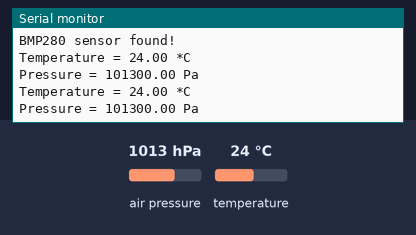
This sketch was run on a simulated Arduino Uno, built with avr-gcc and run on an emulated ATmega328P. Shown: the last lines printed to the serial monitor. Inputs (shaded band) come from the test bench; at power-on: air pressure 1013 hPa, temperature 24 °C.

Above: at 2.8 s.
2.9 s: air pressure set to 952 hPa
At 4.4 s:
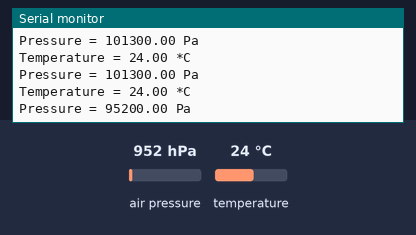
5.6 s: temperature set to 12 °C
At 7.3 s:
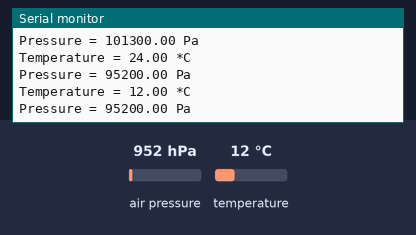
8.3 s: air pressure set to 975 hPa
At 10.6 s:
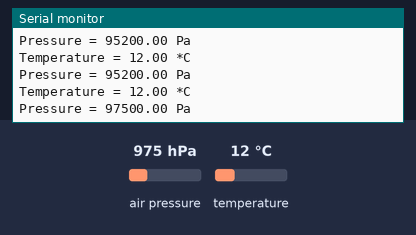
Timing chart, 0 to 12.1 s (numbered marks = the images above; inputs shaded):
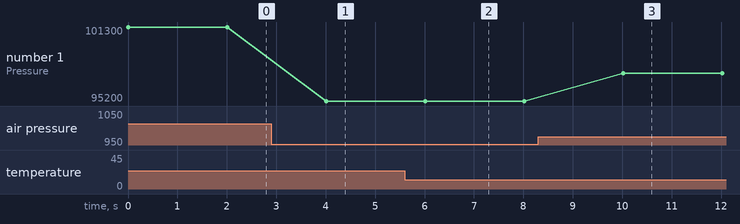

The sketch:

1.5.ino
```cpp
 #include <Wire.h>
#include <Adafruit_BMP280.h>

Adafruit_BMP280 bmp;

void setup() {
  Serial.begin(115200);
  while (!Serial) {
    delay(100);
  }

  if (!bmp.begin(BMP280_ADDRESS_ALT, BMP280_CHIPID)) {
    Serial.println("Could not find a valid BMP280 sensor, check wiring or try a different address!");
    while (true) {
      Serial.println("No BMP280 sensor found!");
      delay(1000);
    }
  } else {
    Serial.println("BMP280 sensor found!");
  }

  bmp.setSampling(Adafruit_BMP280::MODE_NORMAL,
                  Adafruit_BMP280::SAMPLING_X2,
                  Adafruit_BMP280::SAMPLING_X16,
                  Adafruit_BMP280::FILTER_X16,
                  Adafruit_BMP280::STANDBY_MS_500);
}

void loop() {
  Serial.print("Temperature = ");
  Serial.print(bmp.readTemperature());
  Serial.println(" *C");

  Serial.print("Pressure = ");
  Serial.print(bmp.readPressure());
  Serial.println(" Pa");

  Serial.println();
  delay(2000);
}
```

Measured:
- after the input at 2.9 s, the serial monitor: prints a new line after 1.1 s (image 1)
- after the input at 5.6 s, the serial monitor: prints a new line after 0.41 s (image 2)
- after the input at 8.3 s, the serial monitor: prints a new line after 1.7 s (image 3)
- plotted number 1: 101300 → 95200 after the input at 2.9 s, 95200 → 97500 after the input at 8.3 s
